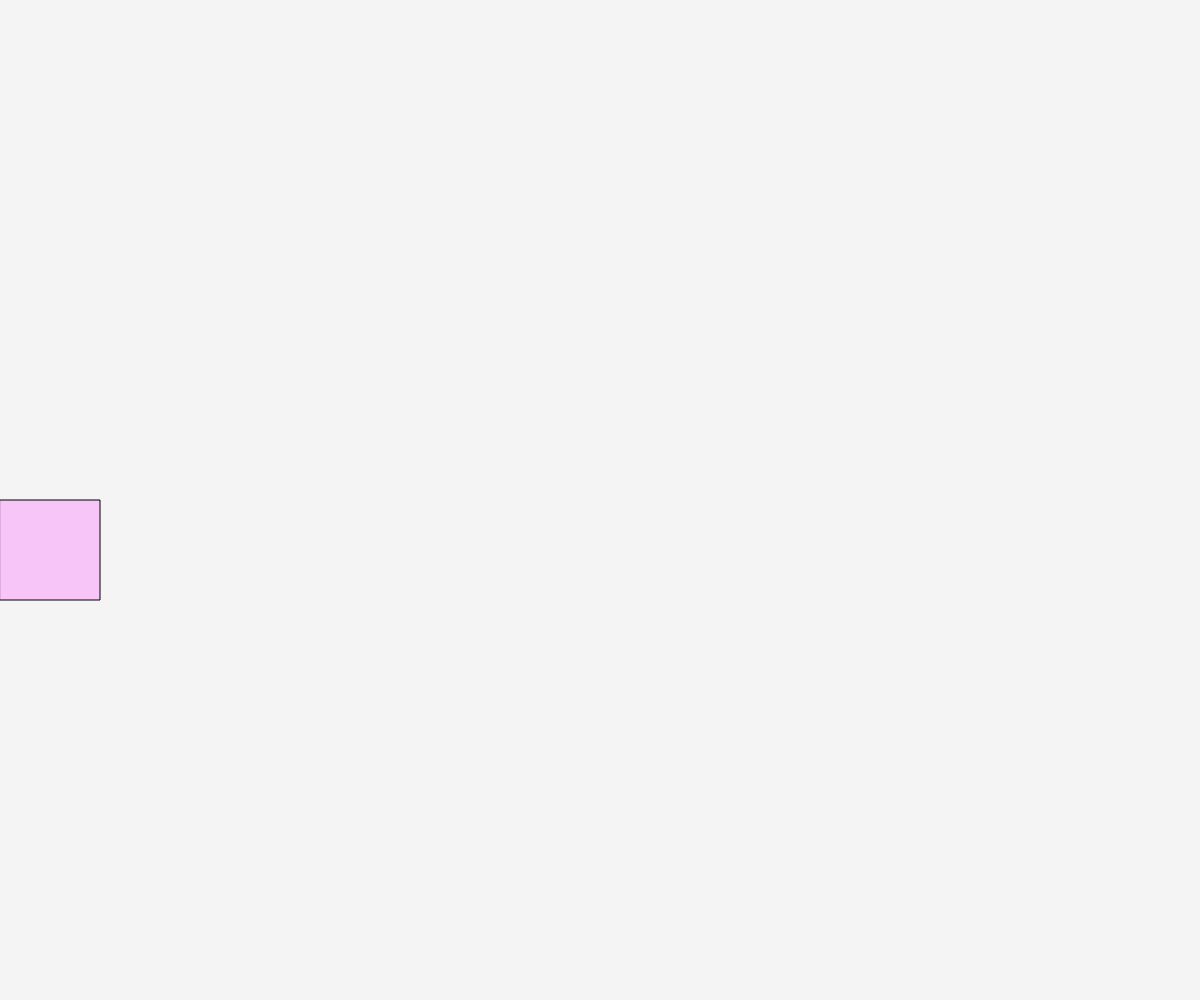
Frame 1 (no input)
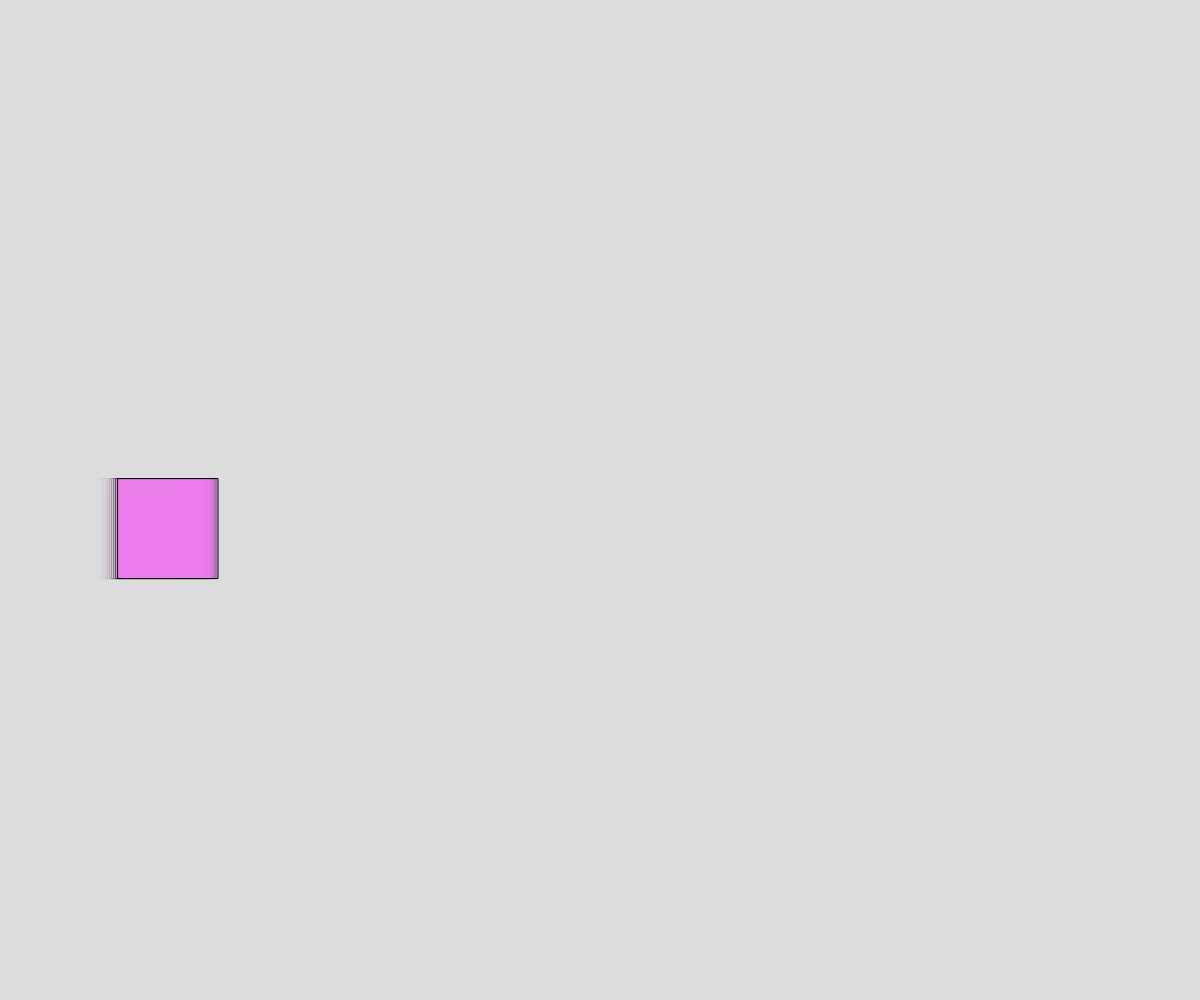
Frame 60 (no input)
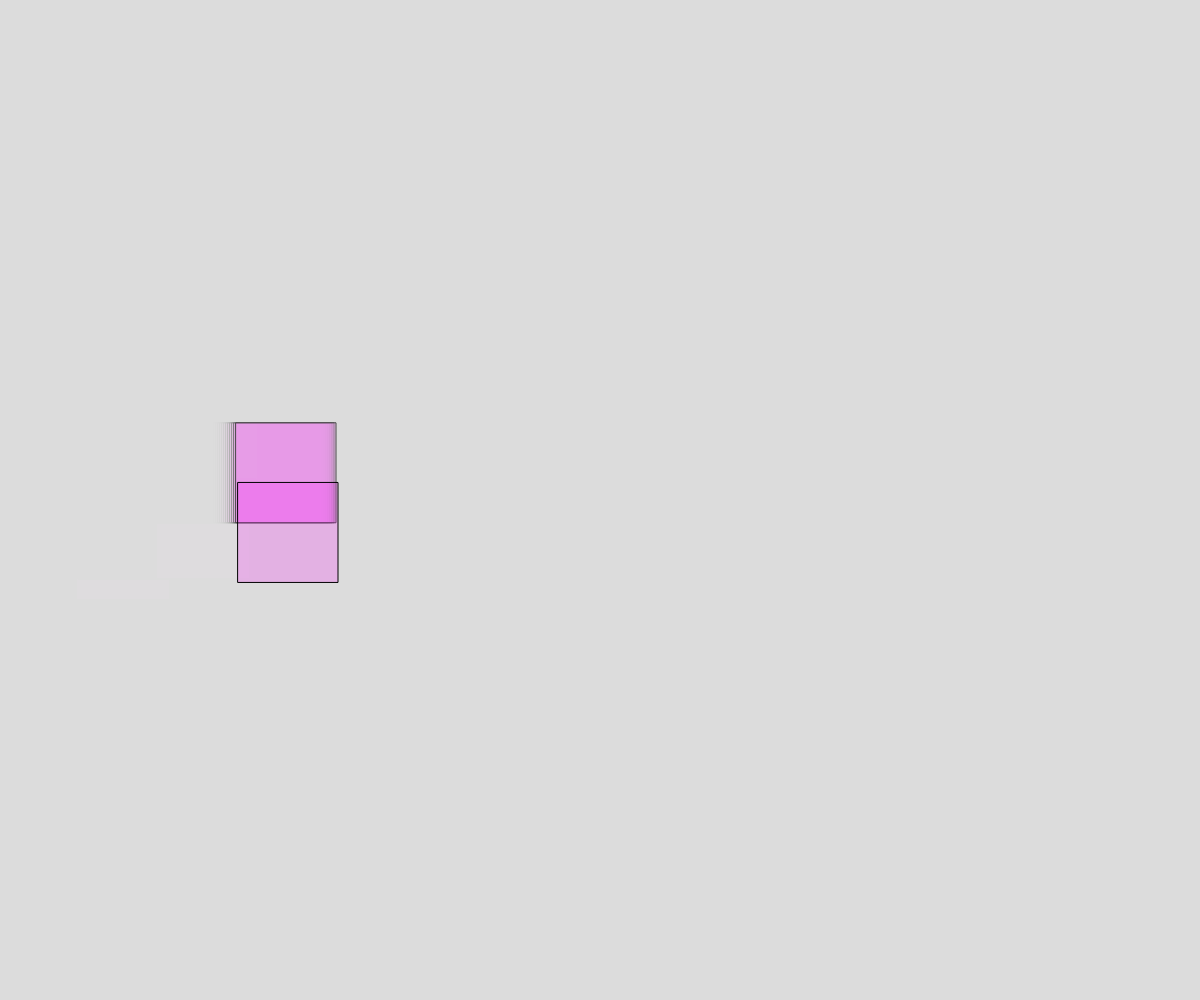
Frame 120 (the mouse pressed at the canvas centre since frame 60)

The p5.js sketch that drew these frames (run headless with seeded random() and noise() and a simulated clock; from frame 60 on, the mouse is pressed at the canvas centre):

// p5.js sketch
// ── sketch.js
let posX = 0;
let posY = 0;

// let threshold = 600;


function setup() {
  createCanvas(windowWidth, windowHeight);
  threshold = width / 2;
  //frameRate (30);
}

function draw() {
  background(220, 80);

  if (posX < threshold) {
    //farbe vor der Position 600
    fill(255, 0, 255, 50);
  } else {
    //farbe nach der Position 600
    fill(0, 0, 255)

  }

  //Zufallswert für Y Position
  //frameCount
  if (frameCount % 40 == 0) {
    posY = random(-100, 10);
  }


  rect(posX, height / 2 + posY, 100, 100);

  // posX = posX + 1; //pos++

  /*
  exakt gelich            posX== 350
  kleiner als             posX < 350
  grösser als             posX > 350
  kleiner oder gleich     posX <= 350 (wahr, falls posX 350 ist)
  grösser oder gleich     posX >= 350 
  ungleich                posX != 350 (trifft immer zu, ausser posX har den Wert von 350)

  */

  if (posX < windowWidth - 50) {
    //falls die Bedingung zutrifft

    posX = posX + 2; //posX++
  }

}
